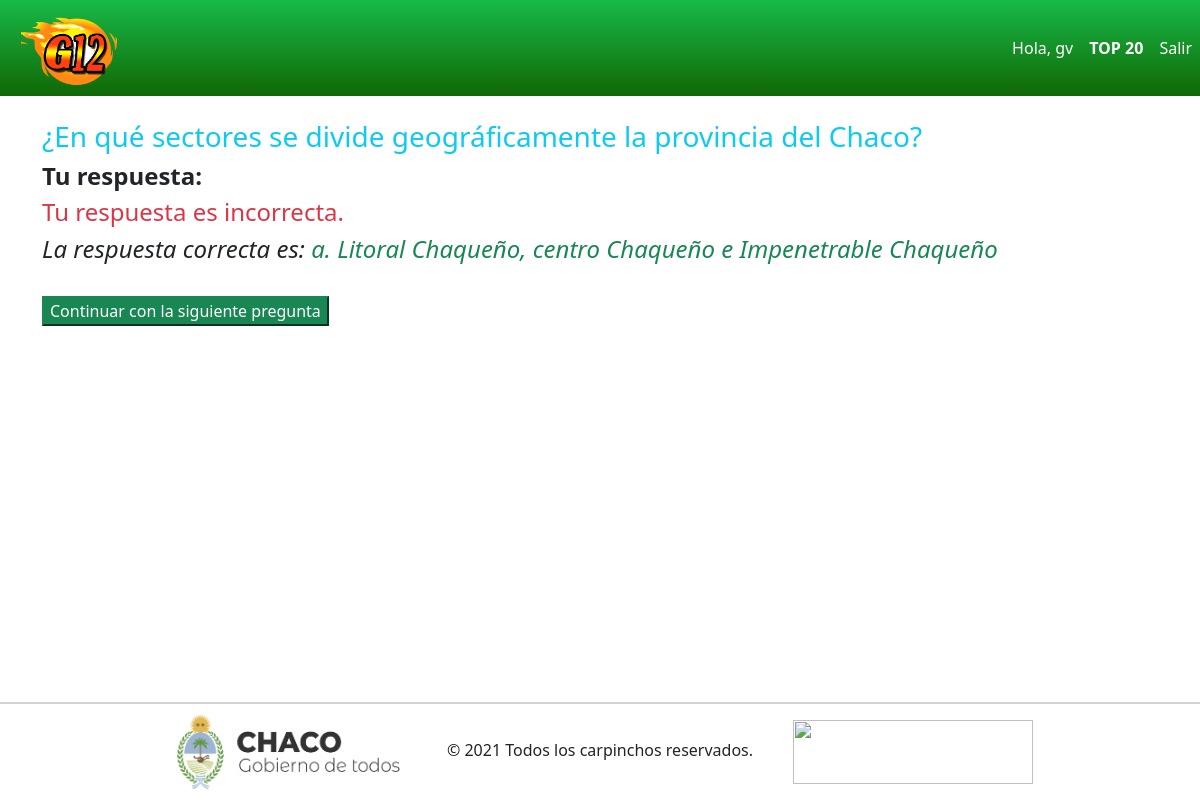
The app's page /resultado/310/ (signed in) with its own data.
### Quiz/models.py (models this page shows, shortened)
class PreguntasRespondidas(models.Model):
    quizUser = models.ForeignKey(QuizUsuario, on_delete=models.CASCADE, related_name='intentos')
    pregunta=models.ForeignKey(Pregunta, on_delete=models.CASCADE)
    respuesta = models.ForeignKey(ElegirRespuesta, on_delete=models.CASCADE, null=True)
    correcta = models.BooleanField(verbose_name='¿Es estal a respuesta correcta?', default=False, null=False)
    puntaje_obtenido = models.DecimalField(verbose_name='Puntaje Obtenido', default = 0, decimal_places=2, max_digits=6)

class Pregunta(models.Model):
    NUMERO_DE_RESPUESAS_PERMITIDAS = 1
    texto = models.TextField(verbose_name='Texto de la pregunta')
    max_puntaje = models.DecimalField(verbose_name='Maximo Puntaje', default=3, decimal_places=2, max_digits=6)
    categoria = models.ForeignKey(Categoria, on_delete=models.SET_NULL, null=True)

class ElegirRespuesta(models.Model):
    MAXIMO_RESPUESTA = 6
    pregunta = models.ForeignKey(Pregunta, related_name='opciones', on_delete=models.CASCADE)
    correcta = models.BooleanField(verbose_name='¿Es esta la respuesta correcta?', default=False, null=False)
    texto = models.TextField(verbose_name='Texto de la respuesta', null=True, blank=True)
    def __str__(self):
        return self.texto

### Quiz/views.py (the view)
# urls.py: path('resultado/<int:pregunta_respondida_pk>/', resultado_pregunta, name='resultado'),
@login_required(login_url='login')
def resultado_pregunta(request, pregunta_respondida_pk):
    respondida = get_object_or_404(PreguntasRespondidas, pk=pregunta_respondida_pk)
    context = {
        'respondida':respondida
    }
    return render(request,'play/resultados.html',context)

### templates/play/resultados.html (shortened to what this page needs)
{% extends 'base.html' %}
{% block contenido %}
<div class="container">
    <div class="jumbotron my-4">
        <h3 class="text-info">{{respondida.pregunta.texto|safe}}</h3>
        <h4><strong>Tu respuesta: </strong>
        </h4>
        {% if respondida.respuesta.correcta %}
            <h4 class="text-success">¡Muy Bien!. Tu respuesta es correcta.</h4>
        {% else %}
            <h4 class="text-danger">Tu respuesta es incorrecta.</h4>
            {% for respuesta in respondida.pregunta.opciones.all %}
                {% if respuesta.correcta %}
                <h4><i>La respuesta correcta es: <span class="text-success">{{respuesta}}</span></i> </h4>
                {% endif %}
            {% endfor%}
      {% endif %}
        <br>
        <a href="{% url 'jugar' %}">
            <button class="btn-success">
                Continuar con la siguiente pregunta
            </button>
        </a>
    </div>
</div>
{% endblock %}

### templates/includes/navbar.html (shortened to what this page needs)
{% load static %}
<nav class="navbar navbar-expand-lg navbar-light" style="background: linear-gradient(180deg, rgba(24,185,34,1) 0%, rgba(23,186,72,1) 0%, rgba(17,103,5,1) 100%); padding-left: 5px;">
    <a href="{% url 'inicio' %}"><img title="Inicio" class="logo-g12" src="{% static 'images/logo.png' %}" alt=""></a>
    <div class="collapse navbar-collapse justify-content-end" id="navbarNav">
      <ul class="navbar-nav">
        {% if user.is_authenticated %}
        <li class="nav-item active">
          <a class="nav-link" href="#" style="color:white">Hola, {{user.username}}</a>
        </li>
        <li class="nav-item">
          <a class="nav-link" href="{% url 'tablero' %}" style="color:white"><b>TOP 20</b></a>
        </li>
        <li class="nav-item">
          <a class="nav-link" href="{% url 'logout_vista' %}" style="color:white">Salir</a>
        </li>
          {% endif %}
      </ul>
    </div>
  </nav>

### static/css/main.css (style rules this page uses)
body { height:80vh; }
.logo-g12 { height:10vh; width: 12vh; margin-left: 2vh; }

### records on screen
PreguntasRespondidas: pregunta.texto "¿En qué sectores se divide geográficamente la provincia del Chaco?"
ElegirRespuesta: texto "a. Litoral Chaqueño, centro Chaqueño e Impenetrable Chaqueño"

### other values on screen
{{ user.username }} "gv"
